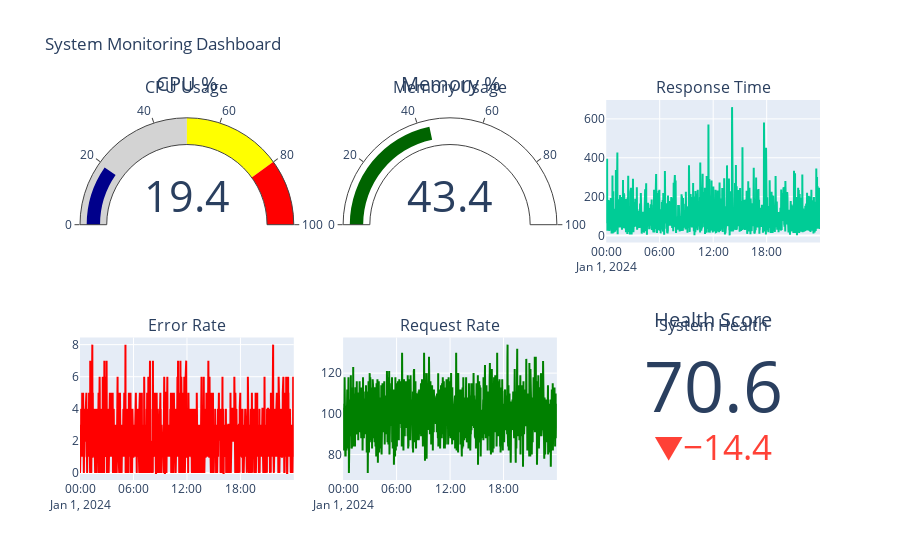

The notebook cell saved with this chart:
### Code cell
# Create monitoring dashboard layout
def create_monitoring_dashboard(data):
    """Create a monitoring dashboard with key metrics and alerts"""
    
    # Create subplots
    fig = make_subplots(
        rows=2, cols=3,
        subplot_titles=(
            'CPU Usage', 'Memory Usage', 'Response Time',
            'Error Rate', 'Request Rate', 'System Health'
        ),
        specs=[
            [{'type': 'indicator'}, {'type': 'indicator'}, {'type': 'scatter'}],
            [{'type': 'scatter'}, {'type': 'scatter'}, {'type': 'indicator'}]
        ]
    )
    
    latest = data.iloc[-1]
    
    # CPU Gauge
    fig.add_trace(
        go.Indicator(
            mode="gauge+number",
            value=latest['cpu_usage'],
            title={'text': 'CPU %'},
            gauge={'axis': {'range': [0, 100]},
                   'bar': {'color': 'darkblue'},
                   'steps': [
                       {'range': [0, 50], 'color': 'lightgray'},
                       {'range': [50, 80], 'color': 'yellow'},
                       {'range': [80, 100], 'color': 'red'}]}
        ),
        row=1, col=1
    )
    
    # Memory Gauge
    fig.add_trace(
        go.Indicator(
            mode="gauge+number",
            value=latest['memory_usage'],
            title={'text': 'Memory %'},
            gauge={'axis': {'range': [0, 100]},
                   'bar': {'color': 'darkgreen'}}
        ),
        row=1, col=2
    )
    
    # Response Time
    fig.add_trace(
        go.Scatter(
            x=data['timestamp'],
            y=data['response_time'],
            mode='lines',
            name='Response Time'
        ),
        row=1, col=3
    )
    
    # Error Rate
    fig.add_trace(
        go.Scatter(
            x=data['timestamp'],
            y=data['error_rate'] * 100,
            mode='lines',
            name='Error Rate',
            line=dict(color='red')
        ),
        row=2, col=1
    )
    
    # Request Rate
    fig.add_trace(
        go.Scatter(
            x=data['timestamp'],
            y=data['requests_per_sec'],
            mode='lines',
            name='Requests/sec',
            line=dict(color='green')
        ),
        row=2, col=2
    )
    
    # Health Score
    health_score = 100 - (data[['cpu_usage', 'memory_usage', 'error_rate']].mean().mean())
    fig.add_trace(
        go.Indicator(
            mode="number+delta",
            value=health_score,
            title={'text': 'Health Score'},
            delta={'reference': 85}
        ),
        row=2, col=3
    )
    
    fig.update_layout(height=600, showlegend=False, title_text="System Monitoring Dashboard")
    return fig

# Display monitoring dashboard
monitoring_dash = create_monitoring_dashboard(monitoring_data)
monitoring_dash.show()

### Figure 1 — Plotly figure (JSON) as saved in the notebook; plotly's stock layout.template omitted (floating-point values rounded to 4 significant figures; data arrays with more than 128 entries replaced by an {"elided": "..."} marker saying what was removed)
{"data": [{"domain": {"x": [0, 0.2889], "y": [0.625, 1]}, "gauge": {"axis": {"range": [0, 100]}, "bar": {"color": "darkblue"}, "steps": [{"color": "lightgray", "range": [0, 50]}, {"color": "yellow", "range": [50, 80]}, {"color": "red", "range": [80, 100]}]}, "mode": "gauge+number", "title": {"text": "CPU %"}, "type": "indicator", "value": 19.35}, {"domain": {"x": [0.3556, 0.6444], "y": [0.625, 1]}, "gauge": {"axis": {"range": [0, 100]}, "bar": {"color": "darkgreen"}}, "mode": "gauge+number", "title": {"text": "Memory %"}, "type": "indicator", "value": 43.41}, {"mode": "lines", "name": "Response Time", "type": "scatter", "x": {"elided": "1440 str values"}, "xaxis": "x", "y": {"elided": "1440 float values"}, "yaxis": "y"}, {"line": {"color": "red"}, "mode": "lines", "name": "Error Rate", "type": "scatter", "x": {"elided": "1440 str values"}, "xaxis": "x2", "y": {"elided": "1440 float values"}, "yaxis": "y2"}, {"line": {"color": "green"}, "mode": "lines", "name": "Requests/sec", "type": "scatter", "x": {"elided": "1440 str values"}, "xaxis": "x3", "y": {"elided": "1440 int values"}, "yaxis": "y3"}, {"delta": {"reference": 85}, "domain": {"x": [0.7111, 1], "y": [0, 0.375]}, "mode": "number+delta", "title": {"text": "Health Score"}, "type": "indicator", "value": 70.56}], "layout": {"annotations": [{"font": {"size": 16}, "showarrow": false, "text": "CPU Usage", "x": 0.1444, "xanchor": "center", "xref": "paper", "y": 1, "yanchor": "bottom", "yref": "paper"}, {"font": {"size": 16}, "showarrow": false, "text": "Memory Usage", "x": 0.5, "xanchor": "center", "xref": "paper", "y": 1, "yanchor": "bottom", "yref": "paper"}, {"font": {"size": 16}, "showarrow": false, "text": "Response Time", "x": 0.8556, "xanchor": "center", "xref": "paper", "y": 1, "yanchor": "bottom", "yref": "paper"}, {"font": {"size": 16}, "showarrow": false, "text": "Error Rate", "x": 0.1444, "xanchor": "center", "xref": "paper", "y": 0.375, "yanchor": "bottom", "yref": "paper"}, {"font": {"size": 16}, "showarrow": false, "text": "Request Rate", "x": 0.5, "xanchor": "center", "xref": "paper", "y": 0.375, "yanchor": "bottom", "yref": "paper"}, {"font": {"size": 16}, "showarrow": false, "text": "System Health", "x": 0.8556, "xanchor": "center", "xref": "paper", "y": 0.375, "yanchor": "bottom", "yref": "paper"}], "autosize": true, "showlegend": false, "title": {"text": "System Monitoring Dashboard"}, "xaxis": {"anchor": "y", "autorange": true, "domain": [0.7111, 1], "range": ["2024-01-01", "2024-01-01 23:59"], "type": "date"}, "xaxis2": {"anchor": "y2", "autorange": true, "domain": [0, 0.2889], "range": ["2024-01-01", "2024-01-01 23:59"], "type": "date"}, "xaxis3": {"anchor": "y3", "autorange": true, "domain": [0.3556, 0.6444], "range": ["2024-01-01", "2024-01-01 23:59"], "type": "date"}, "yaxis": {"anchor": "x", "autorange": true, "domain": [0.625, 1], "range": [-35.66, 697.1], "type": "linear"}, "yaxis2": {"anchor": "x2", "autorange": true, "domain": [0, 0.375], "range": [-0.4444, 8.444], "type": "linear"}, "yaxis3": {"anchor": "x3", "autorange": true, "domain": [0, 0.375], "range": [67.5, 137.5], "type": "linear"}}}
